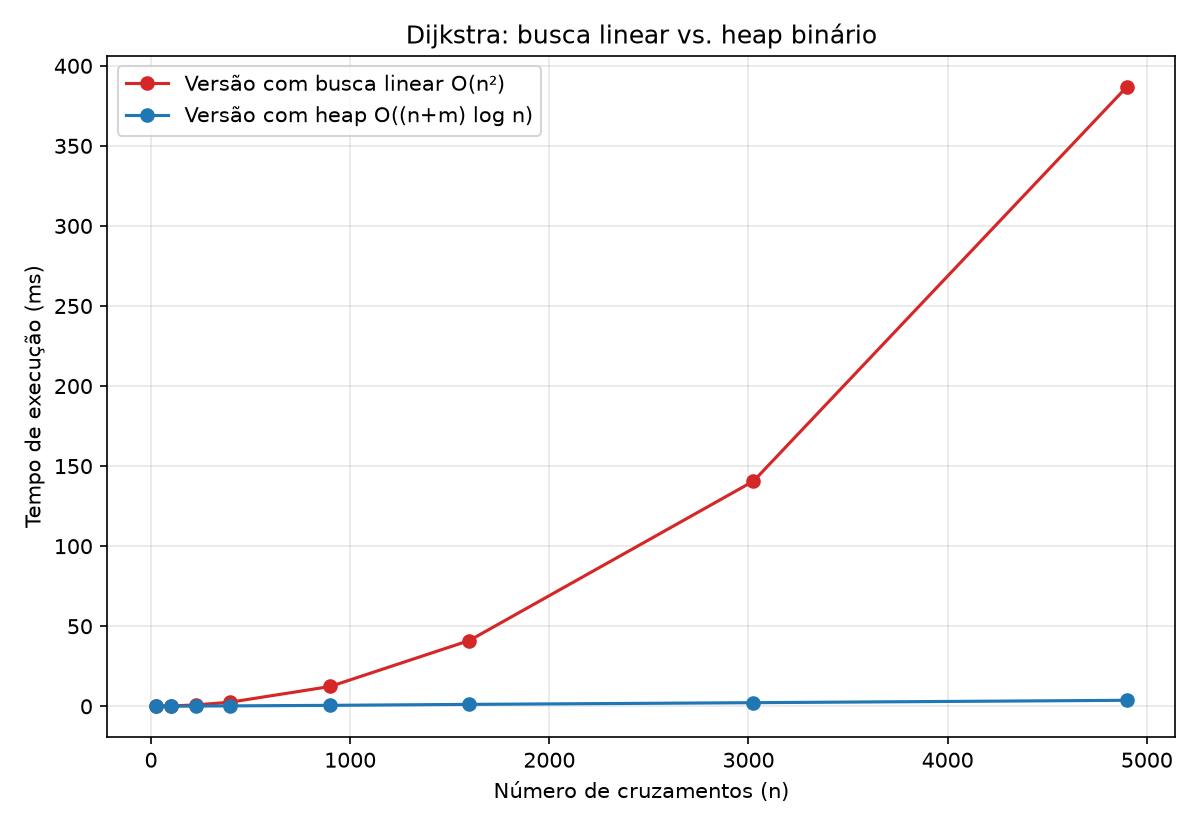

Source code (Python):
import time
import matplotlib
matplotlib.use("Agg")
import matplotlib.pyplot as plt

from scenario import gerar_bairro
from dijkstra import dijkstra_naive, dijkstra_heap


def medir_tempo(func, graph, origem, repeticoes=3):
    melhores = []
    for _ in range(repeticoes):
        inicio = time.perf_counter()
        func(graph, origem)
        melhores.append(time.perf_counter() - inicio)
    return min(melhores)


def rodar_benchmark(tamanhos):
    resultados_naive = []
    resultados_heap = []
    tamanhos_reais = []

    for lado in tamanhos:
        G = gerar_bairro(linhas=lado, colunas=lado, seed=lado)
        origem = list(G.nodes)[0]

        t_naive = medir_tempo(dijkstra_naive, G, origem)
        t_heap = medir_tempo(dijkstra_heap, G, origem)

        tamanhos_reais.append(G.number_of_nodes())
        resultados_naive.append(t_naive * 1000)  # ms
        resultados_heap.append(t_heap * 1000)

        print(f"n={G.number_of_nodes():>5}  m={G.number_of_edges():>6}  "
              f"naive={t_naive*1000:8.3f} ms   heap={t_heap*1000:8.3f} ms")

    return tamanhos_reais, resultados_naive, resultados_heap


def plotar(tamanhos, naive, heap, caminho_saida):
    plt.figure(figsize=(8, 5.5))
    plt.plot(tamanhos, naive, "o-", label="Versão com busca linear O(n²)", color="#d62728")
    plt.plot(tamanhos, heap, "o-", label="Versão com heap O((n+m) log n)", color="#1f77b4")
    plt.xlabel("Número de cruzamentos (n)")
    plt.ylabel("Tempo de execução (ms)")
    plt.title("Dijkstra: busca linear vs. heap binário")
    plt.legend()
    plt.grid(alpha=0.3)
    plt.tight_layout()
    plt.savefig(caminho_saida, dpi=150)
    plt.close()


if __name__ == "__main__":
    tamanhos = [5, 10, 15, 20, 30, 40, 55, 70]
    n, t_naive, t_heap = rodar_benchmark(tamanhos)
    plotar(n, t_naive, t_heap, "benchmark.png")
